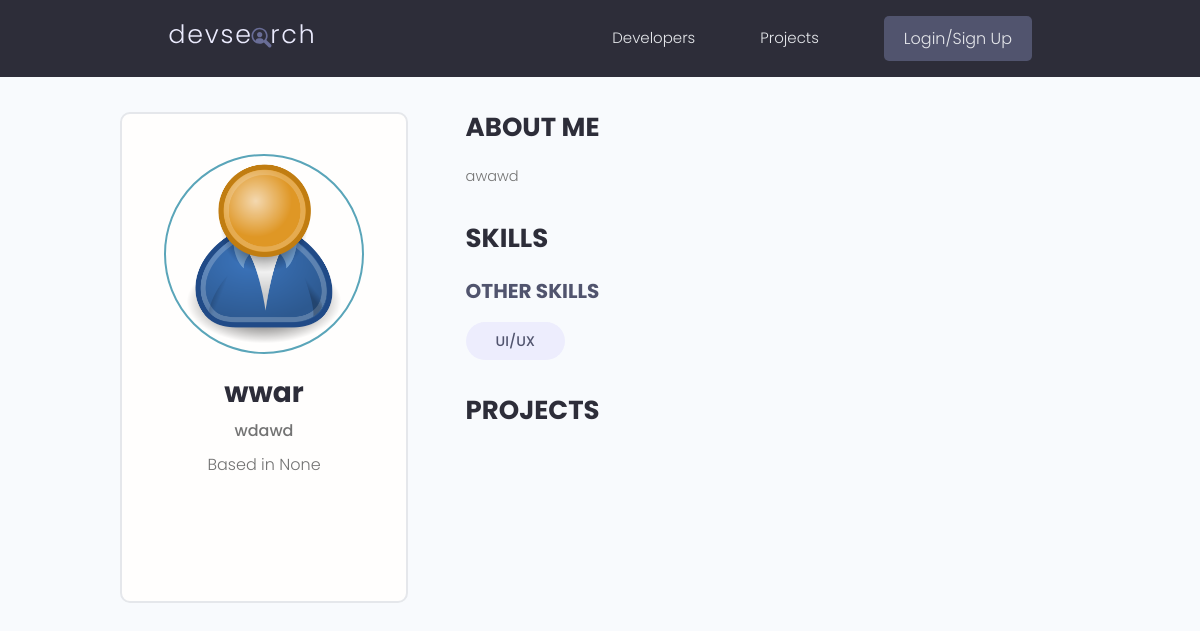
The app's page /users/profile/9afc739c-b8ad-4289-a741-39c6a4ff62f1/, older data.
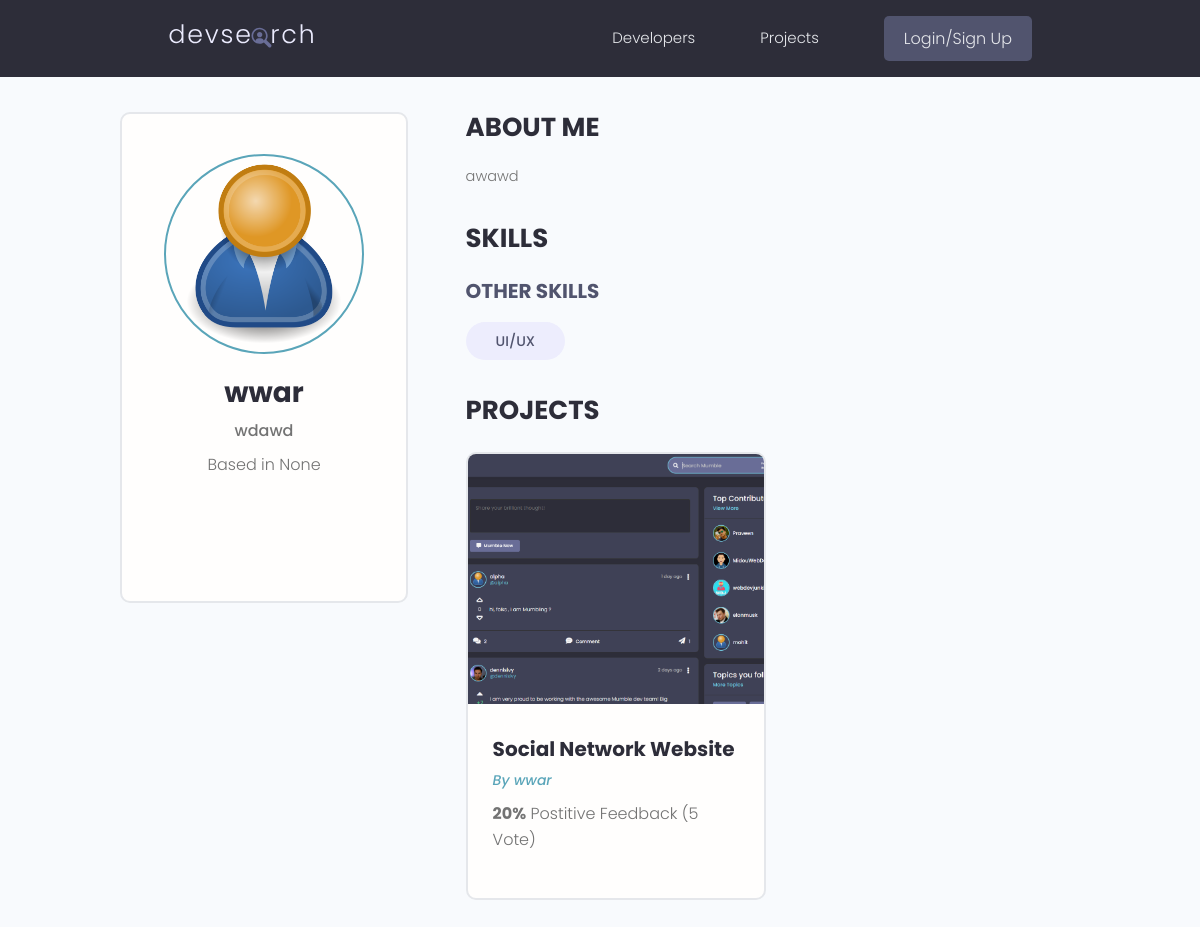
The same page, newer data.
### users/models.py (models this page shows, shortened)
class Skill(models.Model):
    owner = models.ForeignKey(Profile, on_delete=models.CASCADE,null=True,blank=True)
    name = models.CharField(max_length=200,null=True,blank=True)
    description = models.TextField(null=True,blank=True)
    created = models.DateTimeField(auto_now_add=True) # date and time stamp
    id = models.UUIDField(default=uuid.uuid4,unique=True,primary_key=True,editable=False)
    def __str__(self):
        return str(self.name)

class Profile(models.Model):
    user = models.OneToOneField(User,on_delete=models.CASCADE,null=True,blank=True)
    name = models.CharField(max_length=200,null=True,blank=True)
    username = models.CharField(max_length=200,null=True,blank=True)
    location = models.CharField(max_length=200,null=True,blank=True)
    email= models.EmailField(max_length=200,null=True,blank=True)
    short_intro = models.CharField(max_length=500,null=True,blank=True)
    bio = models.TextField(null=True,blank=True)
    profile_image =  models.ImageField(null=True,blank=True,upload_to='profiles/',default='profiles/user-default.png')
    social_github = models.CharField(max_length=200,null=True,blank=True)
    social_twitter = models.CharField(max_length=200,null=True,blank=True)
    social_linkedin = models.CharField(max_length=200,null=True,blank=True)
    social_youtube = models.CharField(max_length=200,null=True,blank=True)
    social_website = models.CharField(max_length=200,null=True,blank=True)
    created = models.DateTimeField(auto_now_add=True) # date and time stamp
    id = models.UUIDField(default=uuid.uuid4,unique=True,primary_key=True,editable=False)

### projects/models.py (models this page shows, shortened)
class Project(models.Model):
    owner = models.ForeignKey(Profile,null=True,blank=True,on_delete=models.SET_NULL)
    title = models.CharField(max_length=200)
    description = models.TextField(null=True,blank=True)
    featured_image = models.ImageField(null=True,blank=True,default="default.jpg")
    demo_link = models.CharField(max_length=2000,null=True,blank=True)
    source_link = models.CharField(max_length=2000,null=True,blank=True)
    tags = models.ManyToManyField('Tag',blank=True)
    vote_totals = models.IntegerField(default=0,null=True,blank=True)
    vote_ratio = models.IntegerField(default=0,null=True,blank=True)
    created = models.DateTimeField(auto_now_add=True) # date and time stamp
    id = models.UUIDField(default=uuid.uuid4,unique=True,primary_key=True,editable=False)
    class Meta:
        ordering = ['created']

### users/views.py (the view)
# urls.py: path('profile/<str:pk>/',views.userProfile,name="user-profile"),
def userProfile(req,pk):
    profile = Profile.objects.get(id=pk)
    topSkills = profile.skill_set.exclude(description = "")
    othersSkills =profile.skill_set.filter(description = "")
    context = {'profile': profile,
                'topSkills':topSkills,
                'otherSkills':othersSkills,
    }
    return render(req,'users/user-profile.html',context)

### users/templates/users/user-profile.html (shortened to what this page needs)
{% extends 'main.html' %}
{% block content %}
<main class="profile my-md">
    <div class="container">
        <div class="layout">
            <div class="column column--1of3">
                <div class="card text-center">
                    <div class="card__body dev">
                        <img class="avatar avatar--xl" src="{{ profile.profile_image.url }}" />
                        <h2 class="dev__name">{{profile.name}}</h2>
                        <p class="dev__title">{{profile.short_intro}}</p>
                        <p class="dev__location">Based in {{profile.location}}</p>
                        <ul class="dev__social">
                        </ul>
                    </div>
                </div>
            </div>
            <div class="column column--2of3">
                <div class="devInfo">
                    <h3 class="devInfo__title">About Me</h3>
                    <p class="devInfo__about">{{profile.bio}}</p>
                </div>
                <div class="devInfo">
                    <h3 class="devInfo__title">Skills</h3>
                    <div class="devInfo__skills">
                        <h3 class="devInfo__subtitle">Other Skills</h3>
                        <div class="devInfo__otherSkills">
                            {% for skill in otherSkills %}
                            <span class="tag tag--pill tag--sub tag--lg">
                                <small>{{skill}}</small>
                            </span>
                            {% endfor %}
                        </div>
                    </div>
                </div>
                <div class="devInfo">
                    <h3 class="devInfo__title">Projects</h3>
                    <div class="grid grid--two">
                        {% for project in profile.project_set.all %}
                        <div class="column">
                            <div class="card project">
                                <a href="{% url 'project' project.id %}" class="project">
                                    <img class="project__thumbnail" src="{{project.featured_image.url}}"
                                        alt="project thumbnail" />
                                    <div class="card__body">
                                        <h3 class="project__title">{{project.title}}</h3>
                                        <p><a class="project__author"
                                                href="{% url 'user-profile' project.owner.id %}">By
                                                {{project.owner.name}}</a>
                                        </p>
                                        <p class="project--rating">
                                            <span style="font-weight: bold;">{{project.vote_ratio}}%</span> Postitive
                                            Feedback ({{project.vote_totals}} Vote{{project.vote_total|pluralize:"s"}})
                                        </p>
                                    </div>
                                </a>
                            </div>
                        </div>
                        {% endfor %}
                    </div>
                </div>
            </div>
        </div>
    </div>
</main>
{% endblock content %}

Row changes from the older to the newer data that the page shows:
now on this page (row edited): Project: featured_image (picture), title "Social Network Website", owner.name "wwar", vote_ratio "20", vote_totals "5"
